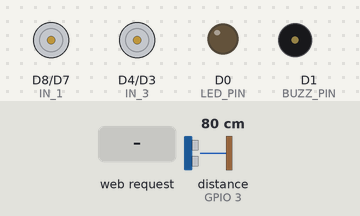
Simulated run of this sketch. Board: ESP8266 (NodeMCU). Shown: motor-driver pin pairs drawn as motors (green arrow = first pin HIGH = forward, orange = second pin HIGH = backward, longer = more drive, scaled by the enable pin), output pins drawn as LEDs (lit = HIGH), buzzer (waves = sounding, pin HIGH). Wiring (inferred from the names in the program): ultrasonic range finder: trigger GPIO 1; echo GPIO 3. The test bench sets the inputs (shaded band); at power-on: distance to the obstacle (sensor on GPIO 3) 80 cm. The echo pulse lasts 58.3 µs per cm; pins used as bus, display or sensor lines are not drawn; what the sketch prints to the serial monitor is not drawn.

Above: at 1.2 s.
1.3 s: distance to the obstacle (sensor on GPIO 3) set to 4 cm
2.8 s: distance to the obstacle (sensor on GPIO 3) set to 2 cm
At 4.0 s:
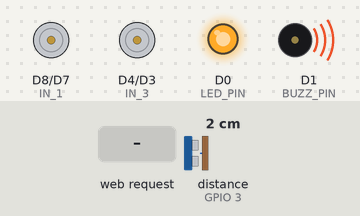
4.3 s: HTTP request GET /?State=F received
At 5.0 s:
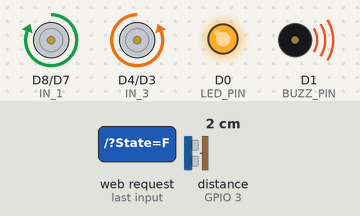
5.8 s: HTTP request GET /?State=B received
At 6.2 s:
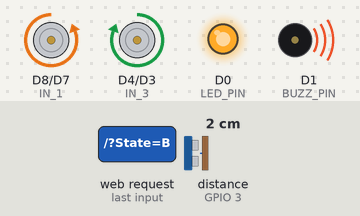
7.3 s: HTTP request GET /?State=L received
At 8.5 s:
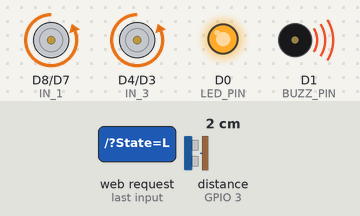
8.8 s: HTTP request GET /?State=R received
At 9.7 s:
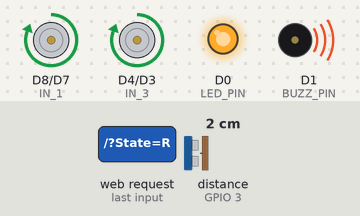
Timing chart, 0 to 11.3 s (numbered marks = the images above; inputs shaded):
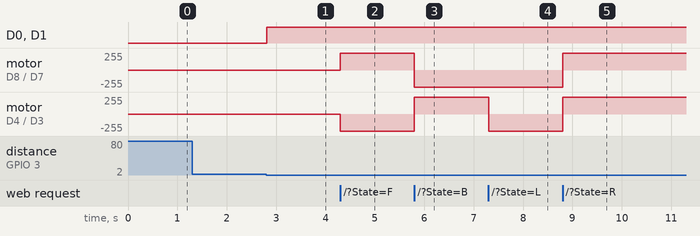

Measured:
- the behaviour switches between 3 and 2 cm on distance to the obstacle (sensor on GPIO 3) (found by bisection; images 0 and 1)
- after the input at 1.3 s, every drawn part: stays the same
- after the input at 2.8 s, D0 (LED_PIN), D1 (BUZZ_PIN): LOW → HIGH at once
- after the input at 4.3 s, motor on D8 (IN_1) / D7 (IN_2): stopped → forward 255/255 at once; motor on D4 (IN_3) / D3 (IN_4): stopped → backward 255/255 at once
- after the input at 5.8 s, motor on D8 (IN_1) / D7 (IN_2): forward 255/255 → backward 255/255 at once; motor on D4 (IN_3) / D3 (IN_4): backward 255/255 → forward 255/255 at once
- after the input at 7.3 s, motor on D4 (IN_3) / D3 (IN_4): forward 255/255 → backward 255/255 at once
- after the input at 8.8 s, motor on D8 (IN_1) / D7 (IN_2), motor on D4 (IN_3) / D3 (IN_4): backward 255/255 → forward 255/255 at once

The sketch:

wificar_sensor_project.ino
```cpp
// Motor Driver Pins (L298N)
#define ENA   14          //  GPIO14(D5)
#define ENB   12          //  GPIO12(D6)
#define IN_1  15          //  GPIO15(D8)
#define IN_2  13          //  GPIO13(D7)
#define IN_3  2           //  GPIO2(D4)
#define IN_4  0           //  GPIO0(D3)

// Accessory pins
#define LED_PIN D0        // LED control
#define BUZZ_PIN D1       // Buzzer control

// Ultrasonic Sensor Pins (HC-SR04)
#define TRIG_PIN 1        // TX pin (GPIO1)
#define ECHO_PIN 3        // RX pin (GPIO3)

#include <ESP8266WiFi.h>
#include <WiFiClient.h>
#include <ESP8266WebServer.h>

String command;
int speedCar = 1023;        // Current speed (0-1023)
int speed_Coeff = 5;        // Speed reduction for diagonal turns

// Ultrasonic sensor variables
unsigned long lastSensorCheck = 0;
const unsigned long sensorInterval = 100; // Check every 100ms
bool manualLedControl = false; // Track if LED is controlled manually

// WiFi credentials
const char* ssid = "WIFI Car Project";
const char* password = "YOUR_WIFI_PASSWORD_HERE"; // TODO: set your own password (min 8 chars for WPA2)

ESP8266WebServer server(80);

void setup() {
 // Configure motor pins
 pinMode(ENA, OUTPUT);
 pinMode(ENB, OUTPUT);
 pinMode(IN_1, OUTPUT);
 pinMode(IN_2, OUTPUT);
 pinMode(IN_3, OUTPUT);
 pinMode(IN_4, OUTPUT);

 // Configure accessory pins
 pinMode(LED_PIN, OUTPUT);
 pinMode(BUZZ_PIN, OUTPUT);
 digitalWrite(LED_PIN, LOW);
 digitalWrite(BUZZ_PIN, LOW);

 // Configure ultrasonic sensor pins
 pinMode(TRIG_PIN, OUTPUT);
 pinMode(ECHO_PIN, INPUT);
 digitalWrite(TRIG_PIN, LOW);

 // Serial disabled because TX/RX are used for ultrasonic sensor
 Serial.begin(115200);

 // Create WiFi access point
 WiFi.mode(WIFI_AP);
 WiFi.softAP(ssid, password);

 IPAddress myIP = WiFi.softAPIP();
 Serial.print("AP IP address: ");
 Serial.println(myIP);

 // Setup web server
 server.on ( "/", HTTP_handleRoot );
 server.onNotFound ( HTTP_handleRoot );
 server.begin();
}

// Ultrasonic sensor distance measurement function
float getDistance() {
  // Clear the trigger pin
  digitalWrite(TRIG_PIN, LOW);
  delayMicroseconds(2);

  // Send 10 microsecond pulse to trigger pin
  digitalWrite(TRIG_PIN, HIGH);
  delayMicroseconds(10);
  digitalWrite(TRIG_PIN, LOW);

  // Read the echo pin (timeout after 30ms = ~5m max distance)
  long duration = pulseIn(ECHO_PIN, HIGH, 30000);

  // Calculate distance in cm (speed of sound = 343 m/s)
  // Distance = (Time × Speed) / 2
  float distance = (duration * 0.0343) / 2;

  return distance;
}

// Check proximity and trigger alert if object is too close
void checkProximity() {
  float distance = getDistance();

  // If object is within 3 cm, activate buzzer and LED
  if (distance > 0 && distance <= 3.0) {
    digitalWrite(LED_PIN, HIGH);
    digitalWrite(BUZZ_PIN, HIGH);
    manualLedControl = false; // Proximity control overrides manual
  } else {
    // Turn off buzzer and LED when not in proximity
    digitalWrite(BUZZ_PIN, LOW);
    if (!manualLedControl) {
      digitalWrite(LED_PIN, LOW);
    }
  }
}

// Beep Horn buzzer
void BeepHorn(){
  digitalWrite(BUZZ_PIN, HIGH);
  delay(150);
  digitalWrite(BUZZ_PIN, LOW);
  delay(80);
}

// Movement functions
void goAhead(){
      digitalWrite(IN_1, HIGH);
      digitalWrite(IN_2, LOW);
      analogWrite(ENA, speedCar);

      digitalWrite(IN_3, LOW);
      digitalWrite(IN_4, HIGH);
      analogWrite(ENB, speedCar);
}

void goBack(){
      digitalWrite(IN_1, LOW);
      digitalWrite(IN_2, HIGH);
      analogWrite(ENA, speedCar);

      digitalWrite(IN_3, HIGH);
      digitalWrite(IN_4, LOW);
      analogWrite(ENB, speedCar);
}

void goLeft(){
      digitalWrite(IN_1, LOW);
      digitalWrite(IN_2, HIGH);
      analogWrite(ENA, speedCar);

      digitalWrite(IN_3, LOW);
      digitalWrite(IN_4, HIGH);
      analogWrite(ENB, speedCar);
}

void goRight(){
      digitalWrite(IN_1, HIGH);
      digitalWrite(IN_2, LOW);
      analogWrite(ENA, speedCar);

      digitalWrite(IN_3, HIGH);
      digitalWrite(IN_4, LOW);
      analogWrite(ENB, speedCar);
}

// Diagonal movements (one motor slower for turning)
void goAheadRight(){
      digitalWrite(IN_1, HIGH);
      digitalWrite(IN_2, LOW);
      analogWrite(ENA, speedCar);

      digitalWrite(IN_3, LOW);
      digitalWrite(IN_4, HIGH);
      analogWrite(ENB, speedCar/speed_Coeff);
}

void goAheadLeft(){
      digitalWrite(IN_1, HIGH);
      digitalWrite(IN_2, LOW);
      analogWrite(ENA, speedCar/speed_Coeff);

      digitalWrite(IN_3, LOW);
      digitalWrite(IN_4, HIGH);
      analogWrite(ENB, speedCar);
}

void goBackRight(){
      digitalWrite(IN_1, LOW);
      digitalWrite(IN_2, HIGH);
      analogWrite(ENA, speedCar);

      digitalWrite(IN_3, HIGH);
      digitalWrite(IN_4, LOW);
      analogWrite(ENB, speedCar/speed_Coeff);
}

void goBackLeft(){
      digitalWrite(IN_1, LOW);
      digitalWrite(IN_2, HIGH);
      analogWrite(ENA, speedCar/speed_Coeff);

      digitalWrite(IN_3, HIGH);
      digitalWrite(IN_4, LOW);
      analogWrite(ENB, speedCar);
}

void stopRobot(){
      digitalWrite(IN_1, LOW);
      digitalWrite(IN_2, LOW);
      analogWrite(ENA, speedCar);

      digitalWrite(IN_3, LOW);
      digitalWrite(IN_4, LOW);
      analogWrite(ENB, speedCar);
}

// LED control
void turnLightOn() {
  digitalWrite(LED_PIN, HIGH);
  manualLedControl = true; // Mark as manual control
}

void turnLightOff() {
  digitalWrite(LED_PIN, LOW);
  manualLedControl = false; // Mark as manual control off
}

void loop() {
    server.handleClient();

    // Check ultrasonic sensor periodically (non-blocking)
    unsigned long currentMillis = millis();
    if (currentMillis - lastSensorCheck >= sensorInterval) {
      lastSensorCheck = currentMillis;
      checkProximity();
    }

    command = server.arg("State");

    // Handle movement commands
    if (command == "F") goAhead();
    else if (command == "B") goBack();
    else if (command == "L") goLeft();
    else if (command == "R") goRight();
    else if (command == "I") goAheadRight();
    else if (command == "G") goAheadLeft();
    else if (command == "J") goBackRight();
    else if (command == "H") goBackLeft();
    else if (command == "S") stopRobot();

    // Handle accessory commands (led, buzzer)
    else if (command == "V") BeepHorn();
    else if (command == "W") turnLightOn();
    else if (command == "w") turnLightOff();

    // Handle speed adjustment (0-9, q for max)
    else if (command == "0") speedCar = 330;
    else if (command == "1") speedCar = 400;
    else if (command == "2") speedCar = 470;
    else if (command == "3") speedCar = 540;
    else if (command == "4") speedCar = 610;
    else if (command == "5") speedCar = 680;
    else if (command == "6") speedCar = 750;
    else if (command == "7") speedCar = 820;
    else if (command == "8") speedCar = 890;
    else if (command == "9") speedCar = 960;
    else if (command == "q") speedCar = 1023;
}

void HTTP_handleRoot(void) {
  if(server.hasArg("State")){
    // Serial.println(server.arg("State"));
  }
  server.send(200, "text/html", "");
  delay(1);
}
```
